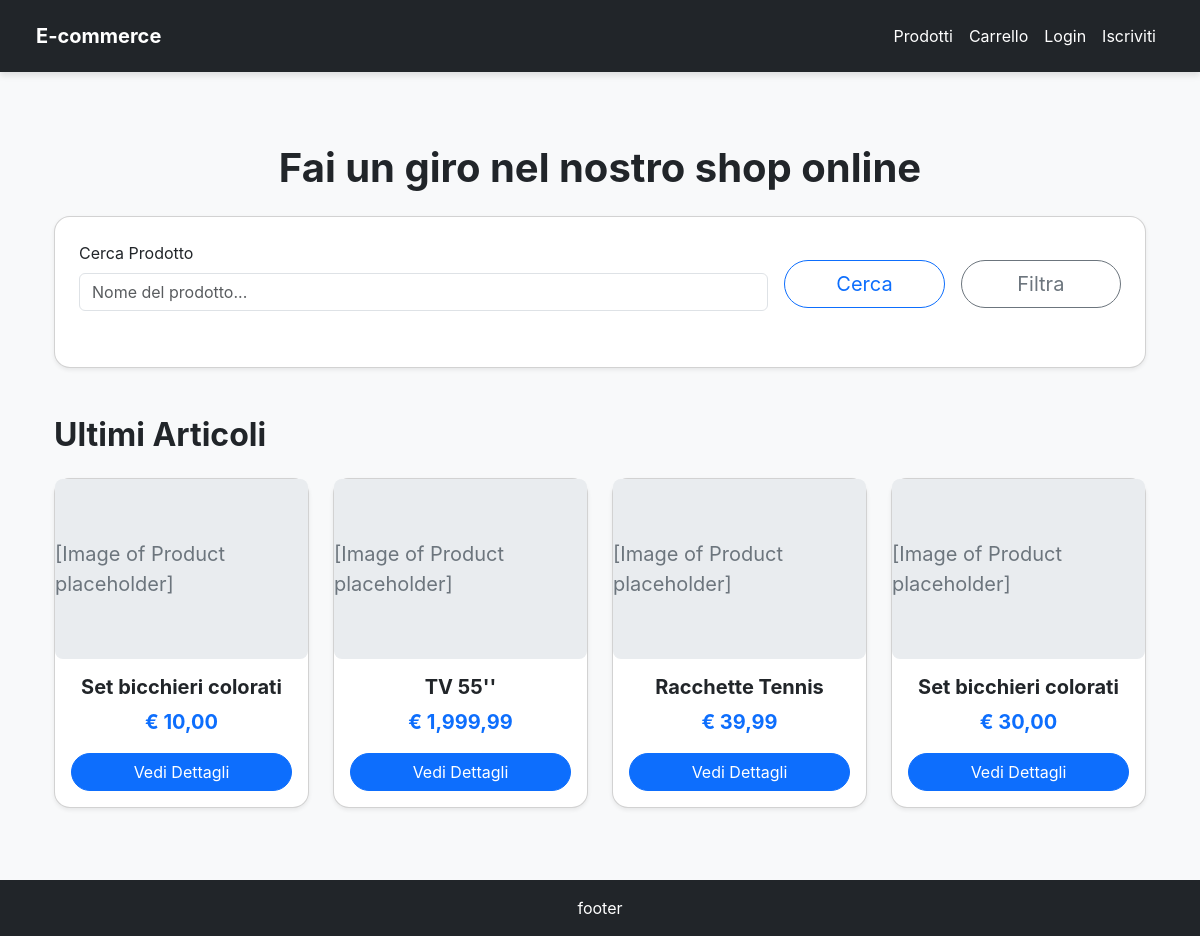
The page / on the database its author committed.
### products/models.py (models this page shows, shortened)
class Product(models.Model):
    name = models.CharField(max_length=200, verbose_name="Nome Prodotto")
    slug = AutoSlugField(populate_from='name', unique=True, always_update=True)
    category = models.ForeignKey(
        Category,
        on_delete=models.SET_NULL,
        null=True,
        blank=True,
        related_name='products',
        verbose_name="Categoria"
    )
    description = models.TextField(verbose_name="Descrizione prodotto")
    price = models.DecimalField(
        max_digits=10,
        decimal_places=2,
        verbose_name="Prezzo in €"
    )
    stock = models.IntegerField(
        default=0,
        verbose_name="Quantità Disponibile",
        help_text="Quantità di prodotti disponibili in magazzino."
    )
    created_at = models.DateTimeField(auto_now_add=True, verbose_name="Data Creazione")
    updated_at = models.DateTimeField(auto_now=True, verbose_name="Ultimo Aggiornamento")
    class Meta:
        ordering = ('name',)
        verbose_name = "Prodotto"
        verbose_name_plural = "Prodotti"

### pages/views.py (the view)
# urls.py: path("", HomePageView.as_view(), name="HomePage")
class HomePageView(TemplateView):
    template_name = 'HomePage.html'
    def get_context_data(self, **kwargs):
        context = super().get_context_data(**kwargs)
        context['form'] = ProductSearchForm(self.request.GET)
        context['latest_products'] = Product.objects.filter(stock__gt=0).order_by('-created_at')[:4]
        return context

### products/models.py (called while the page is built)
    def __str__(self):
        return self.name

### templates/HomePage.html (shortened to what this page needs)
{% extends 'base.html' %}
{% load crispy_forms_tags %}
{% load humanize %}
{% block content %}
<div class="container my-5">
    <h1 class="text-center mb-4 fw-bold text-dark">Fai un giro nel nostro shop online</h1>
    <div class="card p-4 rounded-card shadow-sm mb-5">
        <form method="get" action="{% url 'product_list' %}" class="mb-3">
            <div class="row g-3 align-items-center">
                <div class="col-md-8">
                    {{ form.q|as_crispy_field }}
                </div>
                <div class="col-md-2">
                    <button class="btn btn-outline-primary w-100 btn-lg rounded-pill" type="submit">Cerca</button>
                </div>
                <div class="col-md-2">
                    <button class="btn btn-outline-secondary w-100 btn-lg rounded-pill" type="button" data-bs-toggle="collapse" data-bs-target="#filtersCollapse" aria-expanded="false" aria-controls="filtersCollapse">
                        Filtra
                    </button>
                </div>
            </div>
        </form>
    </div>
    <h2 class="fw-bold text-dark mb-4">Ultimi Articoli</h2>
    {% if latest_products %}
    <div class="row row-cols-1 row-cols-md-2 row-cols-lg-4 g-4 mb-5">
        {% for product in latest_products %}
        <div class="col">
            <div class="card h-100 shadow-sm rounded-card">
                <div class="img-placeholder" style="height: 180px;">
                    [Image of Product placeholder]
                </div>
                <div class="card-body d-flex flex-column text-center">
                    <h5 class="card-title fw-bold text-dark">{{ product.name }}</h5>
                    <p class="card-text text-primary fs-5 fw-bold">€ {{ product.price|floatformat:2|intcomma }}</p>
                    <a href="{% url 'product_details' slug=product.slug %}" class="btn btn-primary rounded-pill mt-auto">Vedi Dettagli</a>
                </div>
            </div>
        </div>
        {% endfor %}
    </div>
    {% else %}
    <div class="alert alert-info text-center" role="alert">
        Nessun articolo recente disponibile.
    </div>
    {% endif %}
</div>
{% endblock content %}

### templates/base.html (style rules this page uses)
body { font-family: 'Inter', sans-serif; background-color: #f8f9fa; padding-top: 4.5rem; }
.rounded-card { border-radius: 1rem; }
.btn-primary, .btn-secondary { border-radius: 0.5rem; }
.img-placeholder { background-color: #e9ecef; display: flex; align-items: center; justify-content: center; font-size: 1.25rem; color: #6c757d; height: 200px; border-radius: 0.5rem; }

### rows shown on the page
Product: name "Set bicchieri colorati", price "10,00"
Product: name "TV 55''", price "1,999,99"
Product: name "Racchette Tennis", price "39,99"
Product: name "Set bicchieri colorati", price "30,00"
